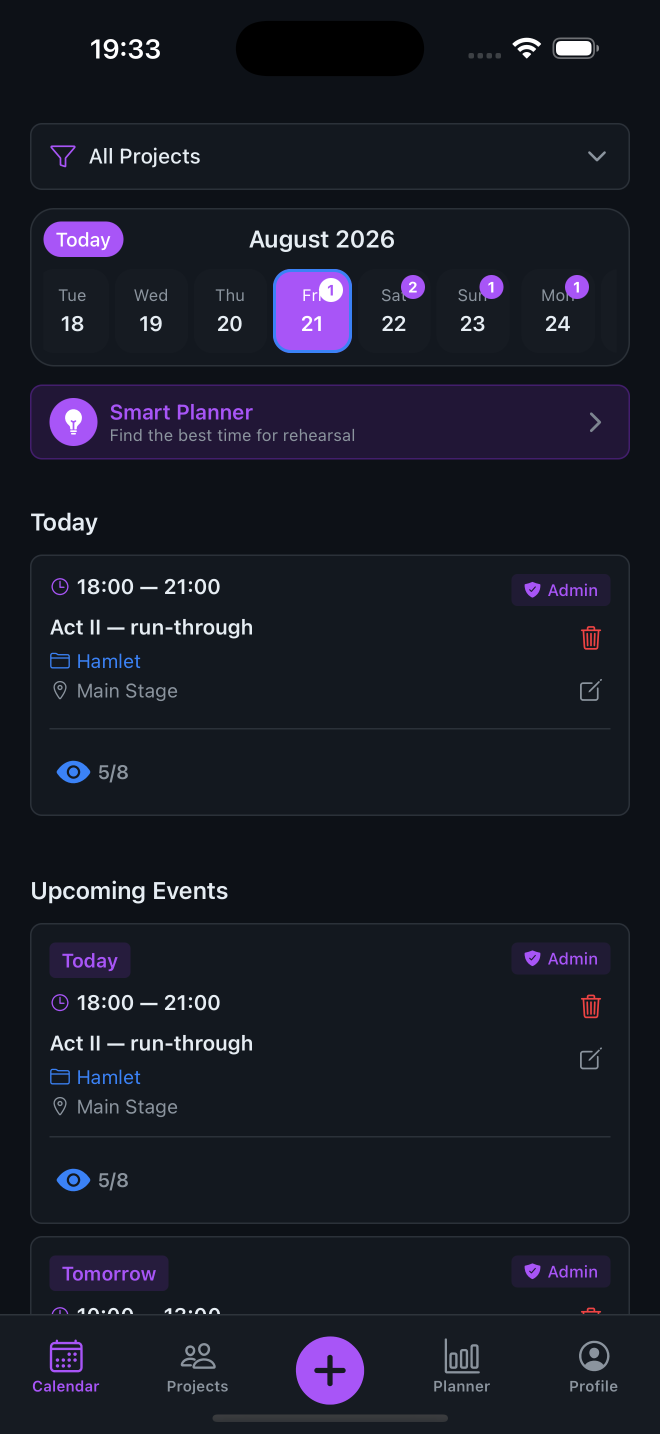
#> input picture screens/shots/en-01-calendar.png, 1320 x 2868 px, found by its file name (shown at 1/2 size); its folder holds only this picture in this run
$ python build-assets.py
#> lines starting #> are read from the running program, lines starting #| are printed output that depends on the picture
"""
Build landing-page assets from the raw simulator screenshots.

The landing shows each screen inside a phone frame whose status bar and tab bar
are painted as fixed overlays, while the screen content scrolls underneath. So
each source shot is split: the chrome is lifted once, and the content is cropped
out of every frame and stitched into one tall strip.

Frames of the same screen overlap on purpose — the overlap is what the stitch
aligns on. It is found by comparing per-row signatures rather than trusting a
hand-measured scroll distance.
"""
import sys
from PIL import Image

SRC = 'screens/shots'
OUT = 'rehearsal-calendar-native/server/public/assets'

STATUS_H = 186      # safe-area top; the clock and Dynamic Island live here
PLANNER_TOP = 335   # Smart Planner pins its own header below the status bar
TAB_TOP = 2628      # first row of the tab bar's top border
MODAL_TOP = 230     # a modally presented sheet starts here, black above it
HOME_BAR_H = 102    # bottom safe area; the home indicator is drawn in it

SAMPLE_STEP = 33    # columns sampled for the row signature
BAND = 400          # rows of frame B matched against frame A
MIN_ROWS = 40       # fewest sampled rows a match may rest on

# The shots are 1320 wide but a phone frame renders around 300 CSS px, so the
# full-size strips are four times larger than anything the page can show.
# Halving them keeps a retina-sharp 2x and cuts the page weight to a quarter.
OUT_W = 660


def load(name):
#> called with name = 'en-01-calendar'
    return Image.open(f'{SRC}/{name}.png').convert('RGB')


def has_tab_bar(im):
    r, g, b = im.load()[5, 2700]
    return abs(r - 22) < 4 and abs(g - 27) < 4 and abs(b - 34) < 4


def is_modal(im):
    return sum(im.load()[5, 0]) < 12


# [55 lines left out: functions content_of, signatures, overlap, not called in this run]


def save(im, path):
    """Write at OUT_W, preserving aspect. WebP is a third of PNG at this size."""
    h = round(im.size[1] * OUT_W / im.size[0])
#> h = 93
    im.resize((OUT_W, h), Image.LANCZOS).save(path, 'WEBP', quality=90, method=6)
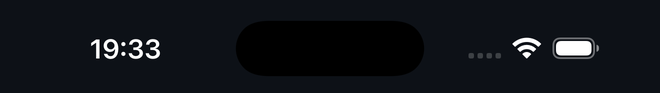
#> saved as chrome-status.webp: PIL image 660x93 RGB; mean R, G, B 16.2, 19.5, 24.4


# [21 lines left out: function stitch, not called in this run]


# screens whose content starts below a pinned header of their own
CUSTOM_TOP = {'scr-planner': PLANNER_TOP}

SCREENS = {
    'scr-calendar':     ['en-01-calendar', 'en-01b-calendar-upcoming'],
    'scr-card':         ['en-02-rehearsal-card'],
    'scr-availability': ['en-03-availability'],
    'scr-create':       ['en-04-create-rehearsal', 'en-04b-create-rehearsal'],
    'scr-planner':      ['en-05-smart-planner', 'en-05b-smart-planner', 'en-05c-smart-planner'],
    'scr-projects':     ['en-06-projects'],
    'scr-project':      ['en-07-project-detail', 'en-07b-project-detail'],
    'scr-invite':       ['en-08-invite'],
    'scr-sync':         ['en-09b-calendar-sync'],
    'scr-profile':      ['en-10-profile', 'en-10b-profile'],
}

if __name__ == '__main__':
    import os
    os.makedirs(OUT, exist_ok=True)

    base = load('en-01-calendar')
    save(base.crop((0, 0, base.size[0], STATUS_H)), f'{OUT}/chrome-status.webp')
    save(base.crop((0, TAB_TOP, base.size[0], base.size[1])), f'{OUT}/chrome-tabs.webp')
#> in save (call 2), `im.resize((OUT_W, h), Image.LANCZOS).save(path, 'WEBP', quality=90, me..`:
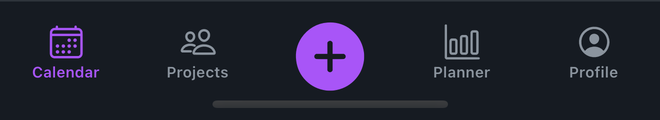
#> saved as chrome-tabs.webp: PIL image 660x120 RGB; mean R, G, B 33.2, 33.7, 48.6
#> in save (call 2), `im.resize((OUT_W, h), Image.LANCZOS).save(path, 'WEBP', quality=90, me..`:
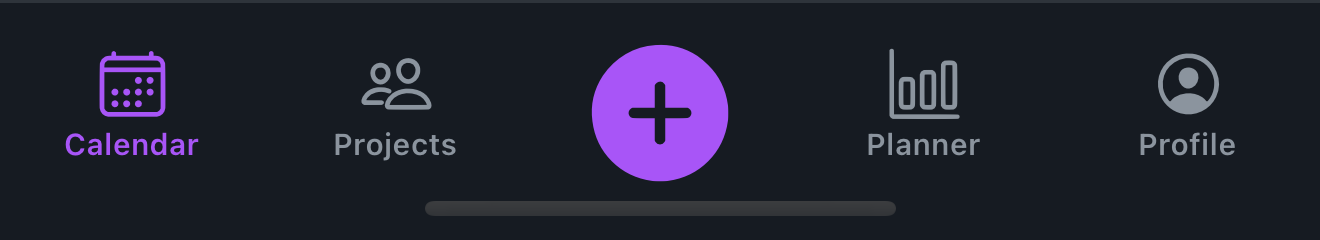
#> im: PIL image 1320x240 RGB; mean R, G, B 33.2, 33.7, 48.6
    print(f'chrome-status {STATUS_H}px, chrome-tabs {base.size[1] - TAB_TOP}px')
#| chrome-status 186px, chrome-tabs 240px

    planner = load('en-05-smart-planner')
#> (the run stopped early here; a loop or call above may not have finished)
